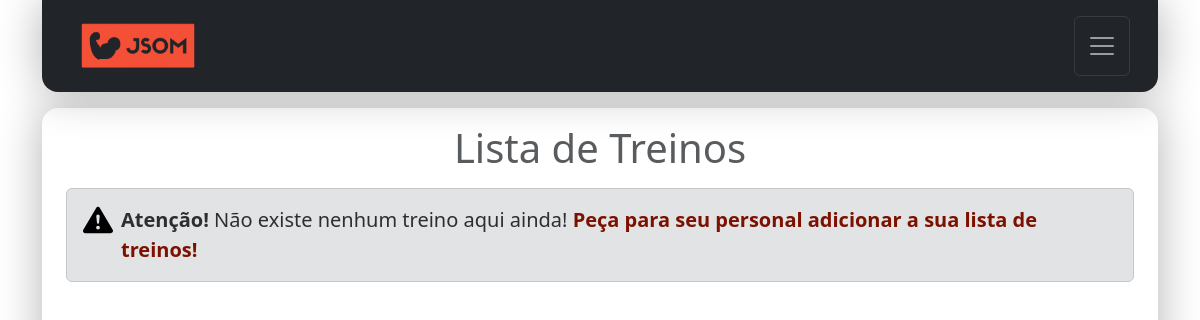
The page / (signed in) on the database as committed earlier.
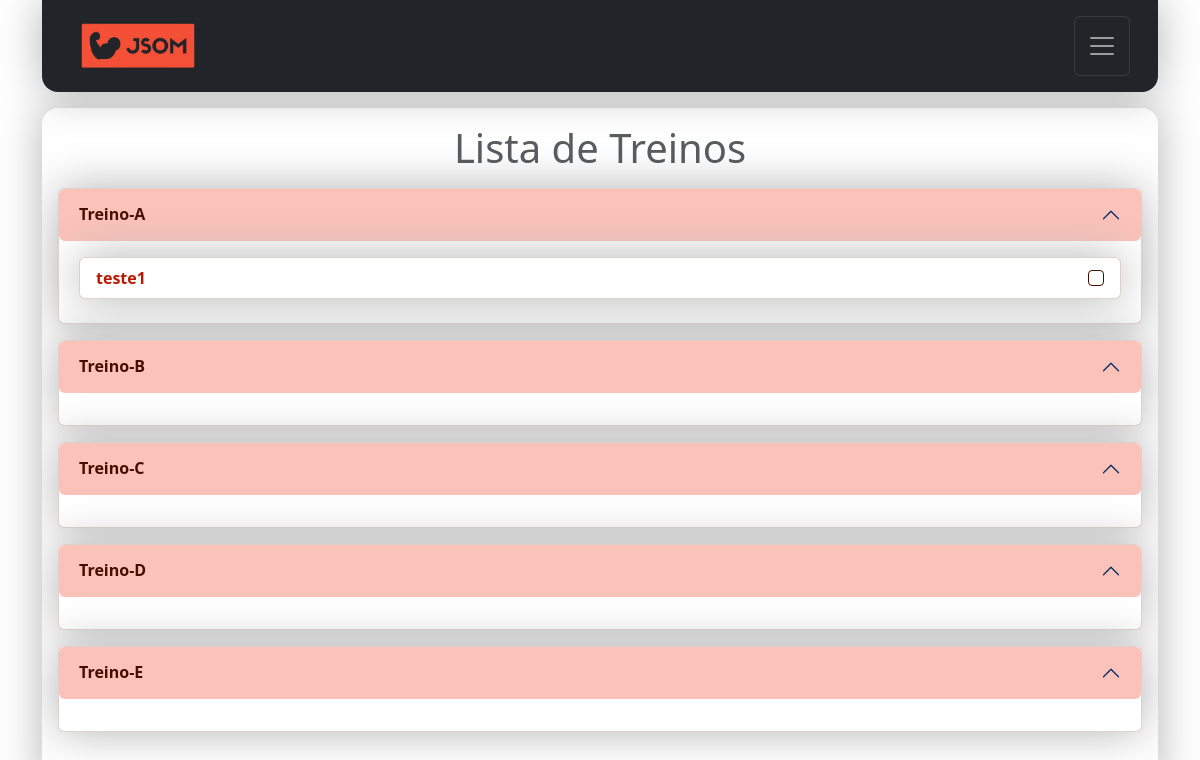
The same page on the database as committed later.
### jsom_sga/models.py (models this page shows, shortened)
class Treino(models.Model):
    nome = models.CharField(max_length=90)
    CATEGORIA_CHOICES = [
        ('Treino(A)', 'Treino-A'),
        ('Treino(B)', 'Treino-B'),
        ('Treino(C)', 'Treino-C'),
        ('Treino(D)', 'Treino-D'),
        ('Treino(E)', 'Treino-E'),
    ]
    categoria = models.CharField(max_length=9, choices=CATEGORIA_CHOICES)
    imagem = models.ImageField(blank=True, upload_to='pictures/%Y/%m/')
    descricao = models.TextField(blank=True)
    owner = models.ForeignKey(
        User,
        on_delete=models.SET_NULL,
        blank=True, null=True
    )

### jsom_sga/views/aluno_views.py (the view)
# urls.py: path('', views.index, name='index'),
@login_required(login_url='JSOM_SGA:login')
@user_passes_test(lambda u: not u.is_staff, login_url='JSOM_SGA:lista_alunos')
def index(request):
    user = request.user
    categorias = Treino.CATEGORIA_CHOICES
    treinos = Treino.objects.filter(owner=request.user)
    site_title = f'Treinos de {user}'
    context = {
        'site_title': site_title,
        'treinos': treinos,
        'categorias': categorias,
    }
    return render(
        request,
        'JSOM_SGA/index.html',
        context
    )

### jsom_sga/templates/JSOM_SGA/index.html (shortened to what this page needs)
{% extends "global/base.html" %}
{% block corpo %}
<div class="w-100 table-responsive">
  <h1 class="mt-3 mb-3 fs-1 form-text text-center">Lista de Treinos</h1>
  {% if treinos %}
    <div class="accordion mx-3" id="treinosAccordion" data-bs-ride="false">
    {% for categoria in categorias %}
        <div class="accordion-item shadow-big border-1 border-jsom-accordion mb-3 rounded-2">
            <h2 class="accordion-header " id="heading{{ forloop.counter }}">
                <button class="accordion-button-jsom  rounded-2 fw-bold text-jsom-escuro" type="button" data-bs-toggle="collapse" data-bs-target="#collapse{{ forloop.counter }}" aria-expanded="true" aria-controls="collapse{{ forloop.counter }}">
                    {{ categoria.1 }}
                </button>
            </h2>
            <div id="collapse{{ forloop.counter }}" class="accordion-collapse collapse show" aria-labelledby="heading{{ forloop.counter }}" data-bs-parent="#treinosAccordion">
              <div class="accordion-body">
                {% for treino in treinos %}
                    {% if treino.categoria == categoria.0 %}
                      <ul class="list-group">
                        <li class="list-group-item d-flex justify-content-between align-items-center align-items-end mb-2 border-jsom-accordion shadow-big ">
                          <label class="form-check-label" for="firstCheckbox">
                            <a class="link-jsom-subtle" href="{% url 'JSOM_SGA:detalhes_treino' treino.id %}">{{ treino.nome }}</a>
                          </label>
                          <input class="form-check-input mt-0" type="checkbox" value="" id="firstCheckbox">
                        </li>
                      </ul>
                    {% endif %}
                {% endfor %}
              </div>
            </div>
        </div>
    {% endfor %}
    </div>
  {% else %}
    <div class="alert alert-secondary alert-dismissible fade show d-flex justify-content-center mx-4" role="alert">
      <svg class="bi flex-shrink-0 me-2" role="img" aria-label="Danger:" width="30" height="30">
        <use xlink:href="#exclamation-triangle-fill"/>
      </svg>
      <p class="fs-5 m-0"><strong>Atenção!</strong> Não existe nenhum treino aqui ainda!<span class="text-jsom-escuro fw-bold"> Peça para seu personal adicionar a sua lista de treinos!</span></p>
    </div>
  {% endif %}
</div>
{% endblock corpo %}

### base_templates/global/base.html (shortened to what this page needs)
{% load static %}
<!DOCTYPE html>
<html lang="pt-br">
<head>
  {% include "global/partials/head.html" %}
</head>
<body>
  <div class="container">
    {% include "global/partials/header.html" %}
    <main class="w-100 d-flex justify-content-center h-auto min-vh-91 shadow-big my-3 rounded-4">
      {% block corpo %}  {% endblock corpo %}
    </main>
  </div>
</body>
</html>

### base_templates/global/partials/head.html (shortened to what this page needs)
  {% load static %}
  <link rel="stylesheet" href="{% static "bootstrap/css/bootstrap.css" %} ">
  <link rel="stylesheet" href="{% static "global/css/style.css" %} ">

### base_templates/global/partials/header.html (shortened to what this page needs)
{% load static %}
<header>
  <nav class="navbar navbar-dark bg-dark fixed-top position-relative p-lg-3 shadow-big rounded-4 rounded-top-0">
    <div class="container-fluid">
      <div class="d-flex justify-content-between w-100">
        <a class="navbar-brand link-jsom link-offset-2 link-underline-opacity-0 link-underline-opacity-100-hover mx-lg-2 ms-2 fs-4" href=" {% url "JSOM_SGA:index" %}">
          <img
            src="{% static "img/logo3_claro.png" %}"
            class="w-5"
            alt="logo JSOM"
          />
        </a>
        <button class="navbar-toggler text-jsom" type="button" data-bs-toggle="offcanvas" data-bs-target="#offcanvasDarkNavbar" aria-controls="offcanvasDarkNavbar" aria-label="Toggle navigation">
          <span class="navbar-toggler-icon"></span>
        </button>
      </div>
    </div>
  </nav>
</header>

### base_static/global/css/style.css (style rules this page uses)
.w-5 { width: 15vh !important; }
.link-jsom { color: #f45038 !important; }
.text-jsom { color: #f45038; }
.text-jsom-escuro { color: #7c1100; }
.border-jsom-accordion { border:solid #966b6450 1.5px !important; }
.link-jsom-subtle { color: #b91900; font-weight: 600; text-decoration: none; }
.accordion-button-jsom { position: relative; display: flex; align-items: center; width: 100%; padding: var(--bs-accordion-btn-padding-y) var(--bs-accordion-btn-padding-x); font-size: 1rem; color: #460e00; text-align: left; background-color: #fadad5; border: 0; border-radius: 0; overflow-anchor: none; transition: var(--bs-accordion-transition); }
.accordion-button-jsom:not(.collapsed) { color: #460e00; background-color: rgb(250, 194, 185); }
.accordion-button-jsom:not(.collapsed)::after { background-image: var(--bs-accordion-btn-active-icon); transform: var(--bs-accordion-btn-icon-transform); }
.accordion-button-jsom::after { flex-shrink: 0; width: var(--bs-accordion-btn-icon-width); height: var(--bs-accordion-btn-icon-width); margin-left: auto; content: ""; background-image: var(--bs-accordion-btn-icon); background-repeat: no-repeat; background-size: var(--bs-accordion-btn-icon-width); transition: var(--bs-accordion-btn-icon-transition); }
.form-check-input { border: 0.5px solid #460e00 !important; }

Rows that differ between the two databases and show on the page:
added Treino: nome "teste1"
Other text that changed with them:
new list line: "Treino-A"
new list line: "Treino-B"
new list line: "Treino-C"
new list line: "Treino-D"
new list line: "Treino-E"
text no longer shown: "Atenção! Não existe nenhum treino aqui ainda! Peça para seu personal adicionar a sua lista de treinos!"
